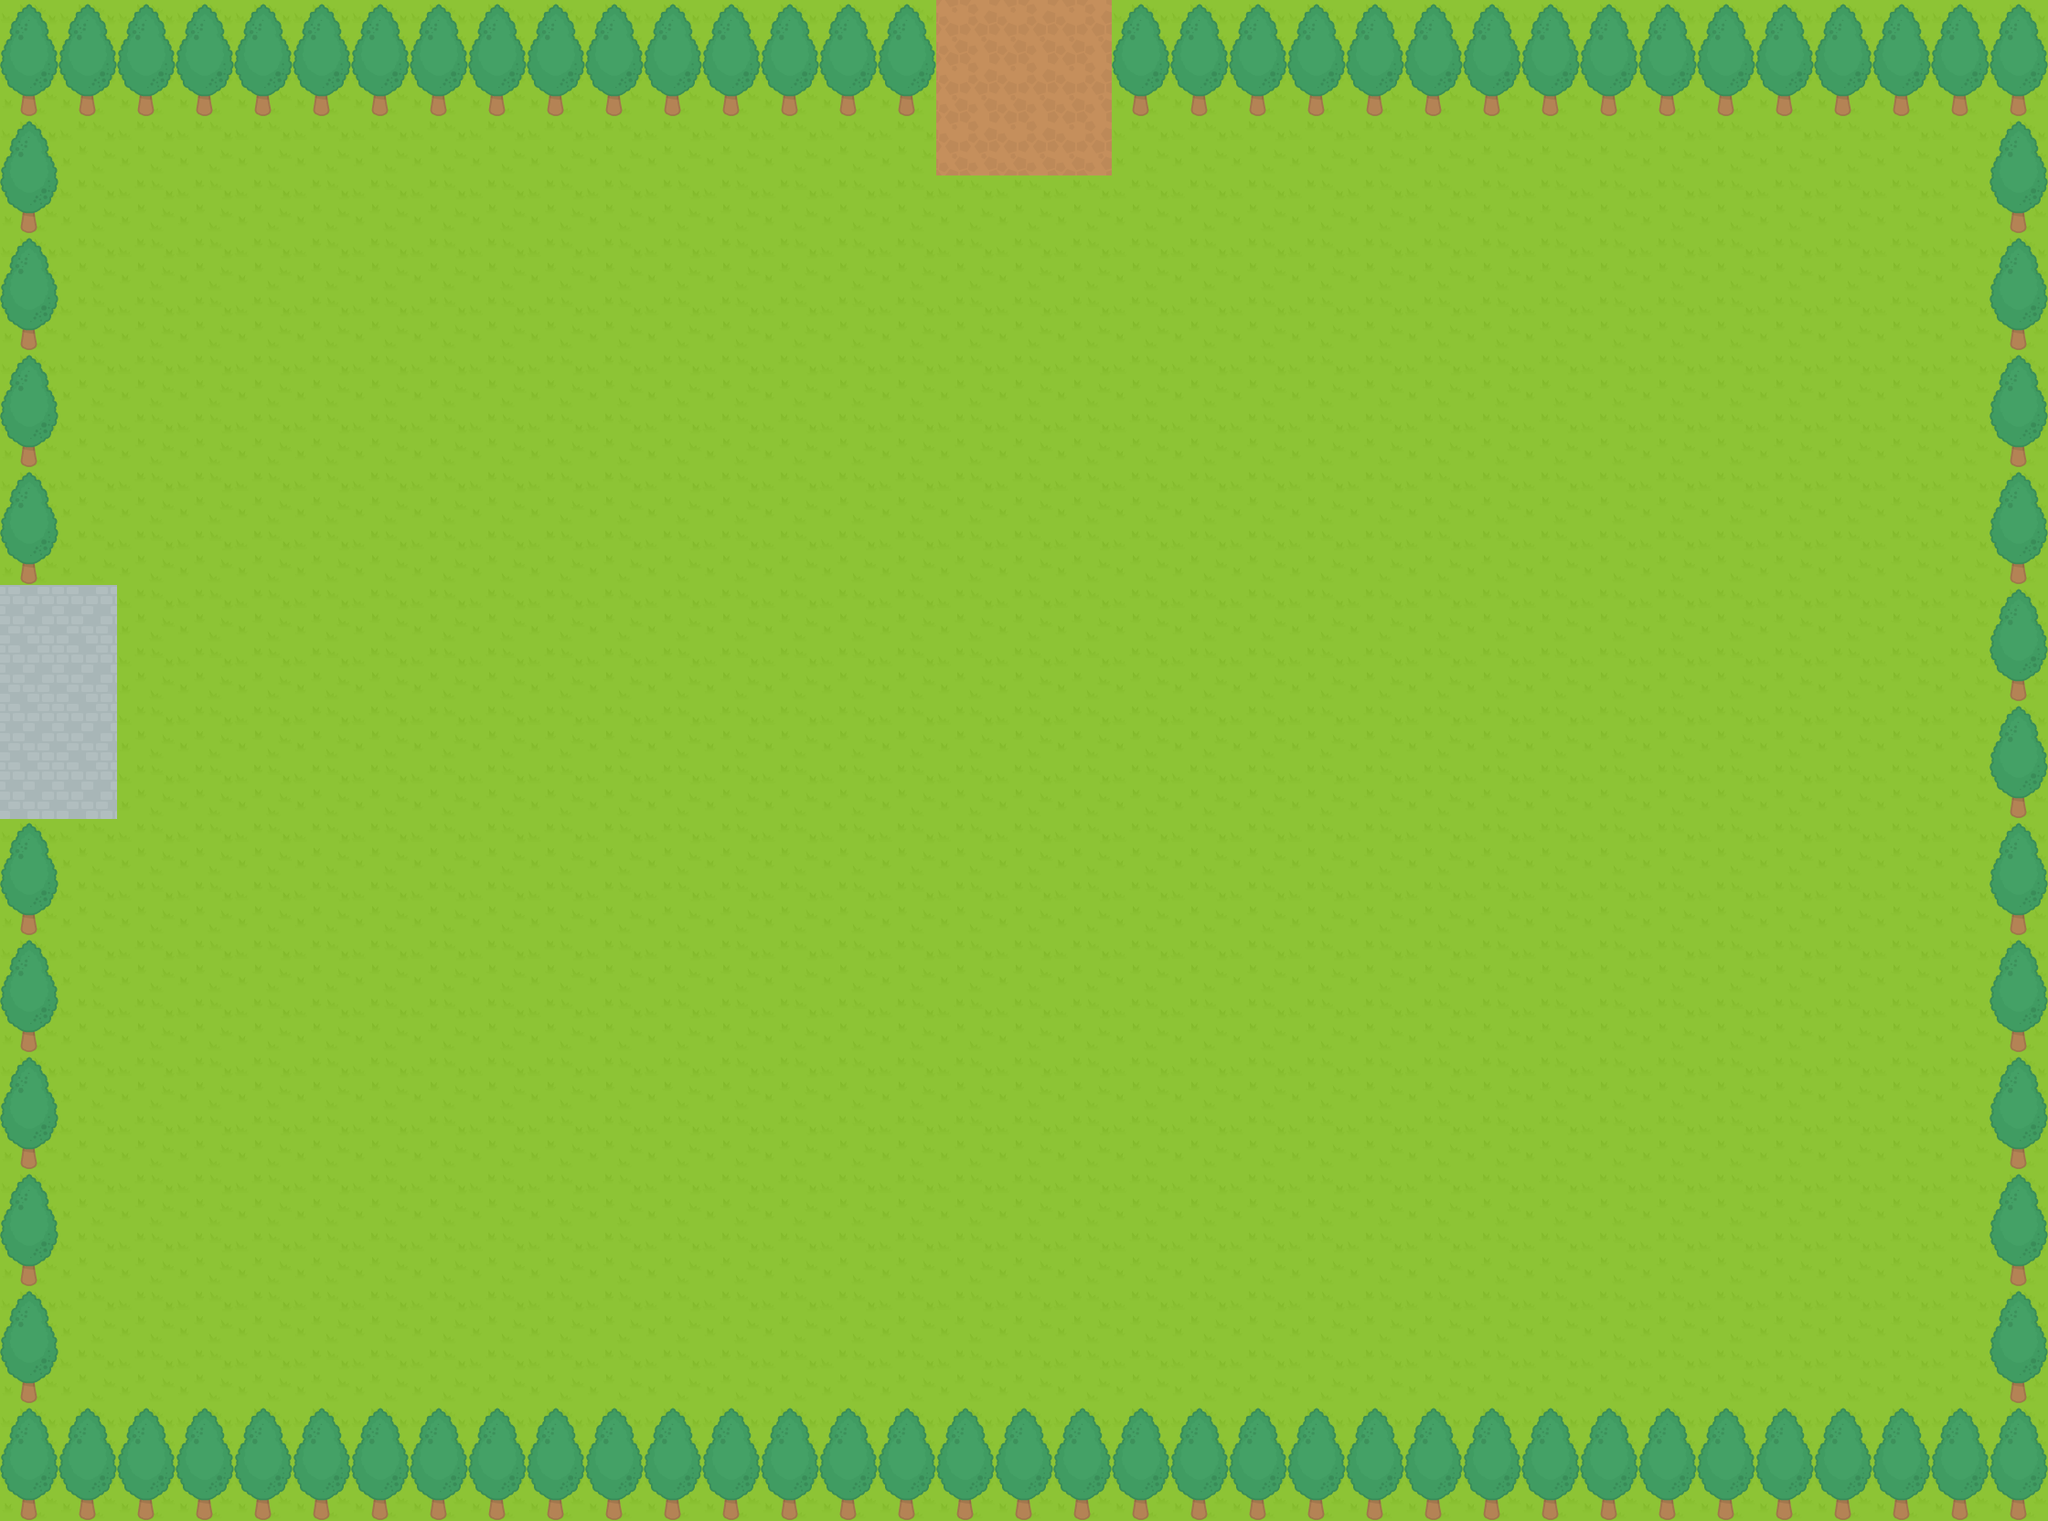

Tiled map render using the project's own tile images. Description and the whole map definition, tile-layer contents included, below:
An orthogonal 35x26 tile map with 64x64 px tiles, 2 tile layers (Basegreen, TreeLine) and 7 objects.

<map version="1.4" tiledversion="1.4.2" orientation="orthogonal" renderorder="right-down" width="35" height="26" tilewidth="64" tileheight="64" infinite="0" nextlayerid="7" nextobjectid="18">
 <tileset firstgid="1" name="rpgTiles" tilewidth="64" tileheight="64" tilecount="260" columns="20">
  <image source="rpgTiles.png" width="1280" height="832" />
 </tileset>
 <layer id="1" name="Basegreen" width="35" height="26">
  <data encoding="csv">
22,22,22,22,22,22,22,22,22,22,22,22,22,22,22,22,27,27,27,22,22,22,22,22,22,22,22,22,22,22,22,22,22,22,22,
22,22,22,22,22,22,22,22,22,22,22,22,22,22,22,22,27,27,27,22,22,22,22,22,22,22,22,22,22,22,22,22,22,22,22,
22,22,22,22,22,22,22,22,22,22,22,22,22,22,22,22,27,27,27,22,22,22,22,22,22,22,22,22,22,22,22,22,22,22,22,
22,22,22,22,22,22,22,22,22,22,22,22,22,22,22,22,22,22,22,22,22,22,22,22,22,22,22,22,22,22,22,22,22,22,22,
22,22,22,22,22,22,22,22,22,22,22,22,22,22,22,22,22,22,22,22,22,22,22,22,22,22,22,22,22,22,22,22,22,22,22,
22,22,22,22,22,22,22,22,22,22,22,22,22,22,22,22,22,22,22,22,22,22,22,22,22,22,22,22,22,22,22,22,22,22,22,
22,22,22,22,22,22,22,22,22,22,22,22,22,22,22,22,22,22,22,22,22,22,22,22,22,22,22,22,22,22,22,22,22,22,22,
22,22,22,22,22,22,22,22,22,22,22,22,22,22,22,22,22,22,22,22,22,22,22,22,22,22,22,22,22,22,22,22,22,22,22,
22,22,22,22,22,22,22,22,22,22,22,22,22,22,22,22,22,22,22,22,22,22,22,22,22,22,22,22,22,22,22,22,22,22,22,
22,22,22,22,22,22,22,22,22,22,22,22,22,22,22,22,22,22,22,22,22,22,22,22,22,22,22,22,22,22,22,22,22,22,22,
75,75,22,22,22,22,22,22,22,22,22,22,22,22,22,22,22,22,22,22,22,22,22,22,22,22,22,22,22,22,22,22,22,22,22,
75,75,22,22,22,22,22,22,22,22,22,22,22,22,22,22,22,22,22,22,22,22,22,22,22,22,22,22,22,22,22,22,22,22,22,
75,75,22,22,22,22,22,22,22,22,22,22,22,22,22,22,22,22,22,22,22,22,22,22,22,22,22,22,22,22,22,22,22,22,22,
75,75,22,22,22,22,22,22,22,22,22,22,22,22,22,22,22,22,22,22,22,22,22,22,22,22,22,22,22,22,22,22,22,22,22,
22,22,22,22,22,22,22,22,22,22,22,22,22,22,22,22,22,22,22,22,22,22,22,22,22,22,22,22,22,22,22,22,22,22,22,
22,22,22,22,22,22,22,22,22,22,22,22,22,22,22,22,22,22,22,22,22,22,22,22,22,22,22,22,22,22,22,22,22,22,22,
22,22,22,22,22,22,22,22,22,22,22,22,22,22,22,22,22,22,22,22,22,22,22,22,22,22,22,22,22,22,22,22,22,22,22,
22,22,22,22,22,22,22,22,22,22,22,22,22,22,22,22,22,22,22,22,22,22,22,22,22,22,22,22,22,22,22,22,22,22,22,
22,22,22,22,22,22,22,22,22,22,22,22,22,22,22,22,22,22,22,22,22,22,22,22,22,22,22,22,22,22,22,22,22,22,22,
22,22,22,22,22,22,22,22,22,22,22,22,22,22,22,22,22,22,22,22,22,22,22,22,22,22,22,22,22,22,22,22,22,22,22,
22,22,22,22,22,22,22,22,22,22,22,22,22,22,22,22,22,22,22,22,22,22,22,22,22,22,22,22,22,22,22,22,22,22,22,
22,22,22,22,22,22,22,22,22,22,22,22,22,22,22,22,22,22,22,22,22,22,22,22,22,22,22,22,22,22,22,22,22,22,22,
22,22,22,22,22,22,22,22,22,22,22,22,22,22,22,22,22,22,22,22,22,22,22,22,22,22,22,22,22,22,22,22,22,22,22,
22,22,22,22,22,22,22,22,22,22,22,22,22,22,22,22,22,22,22,22,22,22,22,22,22,22,22,22,22,22,22,22,22,22,22,
22,22,22,22,22,22,22,22,22,22,22,22,22,22,22,22,22,22,22,22,22,22,22,22,22,22,22,22,22,22,22,22,22,22,22,
22,22,22,22,22,22,22,22,22,22,22,22,22,22,22,22,22,22,22,22,22,22,22,22,22,22,22,22,22,22,22,22,22,22,22
</data>
 </layer>
 <layer id="5" name="TreeLine" width="35" height="26">
  <properties>
   <property name="Collison" type="bool" value="true" />
  </properties>
  <data encoding="csv">
205,205,205,205,205,205,205,205,205,205,205,205,205,205,205,205,0,0,0,205,205,205,205,205,205,205,205,205,205,205,205,205,205,205,205,
225,225,225,225,225,225,225,225,225,225,225,225,225,225,225,225,0,0,0,225,225,225,225,225,225,225,225,225,225,225,225,225,225,225,225,
205,0,0,0,0,0,0,0,0,0,0,0,0,0,0,0,0,0,0,0,0,0,0,0,0,0,0,0,0,0,0,0,0,0,205,
225,0,0,0,0,0,0,0,0,0,0,0,0,0,0,0,0,0,0,0,0,0,0,0,0,0,0,0,0,0,0,0,0,0,225,
205,0,0,0,0,0,0,0,0,0,0,0,0,0,0,0,0,0,0,0,0,0,0,0,0,0,0,0,0,0,0,0,0,0,205,
225,0,0,0,0,0,0,0,0,0,0,0,0,0,0,0,0,0,0,0,0,0,0,0,0,0,0,0,0,0,0,0,0,0,225,
205,0,0,0,0,0,0,0,0,0,0,0,0,0,0,0,0,0,0,0,0,0,0,0,0,0,0,0,0,0,0,0,0,0,205,
225,0,0,0,0,0,0,0,0,0,0,0,0,0,0,0,0,0,0,0,0,0,0,0,0,0,0,0,0,0,0,0,0,0,225,
205,0,0,0,0,0,0,0,0,0,0,0,0,0,0,0,0,0,0,0,0,0,0,0,0,0,0,0,0,0,0,0,0,0,205,
225,0,0,0,0,0,0,0,0,0,0,0,0,0,0,0,0,0,0,0,0,0,0,0,0,0,0,0,0,0,0,0,0,0,225,
0,0,0,0,0,0,0,0,0,0,0,0,0,0,0,0,0,0,0,0,0,0,0,0,0,0,0,0,0,0,0,0,0,0,205,
0,0,0,0,0,0,0,0,0,0,0,0,0,0,0,0,0,0,0,0,0,0,0,0,0,0,0,0,0,0,0,0,0,0,225,
0,0,0,0,0,0,0,0,0,0,0,0,0,0,0,0,0,0,0,0,0,0,0,0,0,0,0,0,0,0,0,0,0,0,205,
0,0,0,0,0,0,0,0,0,0,0,0,0,0,0,0,0,0,0,0,0,0,0,0,0,0,0,0,0,0,0,0,0,0,225,
205,0,0,0,0,0,0,0,0,0,0,0,0,0,0,0,0,0,0,0,0,0,0,0,0,0,0,0,0,0,0,0,0,0,205,
225,0,0,0,0,0,0,0,0,0,0,0,0,0,0,0,0,0,0,0,0,0,0,0,0,0,0,0,0,0,0,0,0,0,225,
205,0,0,0,0,0,0,0,0,0,0,0,0,0,0,0,0,0,0,0,0,0,0,0,0,0,0,0,0,0,0,0,0,0,205,
225,0,0,0,0,0,0,0,0,0,0,0,0,0,0,0,0,0,0,22,0,0,0,0,0,0,0,0,0,0,0,0,0,0,225,
205,0,0,0,0,0,0,0,0,0,0,0,0,0,0,0,0,0,0,0,0,0,0,0,0,0,0,0,0,0,0,0,0,0,205,
225,0,0,0,0,0,0,0,0,0,0,0,0,0,0,0,0,0,0,0,0,0,0,0,0,0,0,0,0,0,0,0,0,0,225,
205,0,0,0,0,0,0,0,0,0,0,0,0,0,0,0,0,0,0,0,0,0,0,0,0,0,0,0,0,0,0,0,22,22,205,
225,0,0,0,0,0,0,0,0,0,0,0,0,0,0,0,0,0,0,0,0,0,0,0,0,0,0,0,0,0,0,0,22,22,225,
205,22,22,22,22,22,22,22,22,22,22,0,0,0,0,0,0,0,0,0,0,0,0,0,0,0,0,0,0,0,0,0,0,22,205,
225,22,22,22,22,22,22,22,22,22,22,22,22,22,22,22,22,22,22,22,22,22,22,22,22,22,22,22,22,22,22,22,22,22,225,
205,205,205,205,205,205,205,205,205,205,205,205,205,205,205,205,205,205,205,205,205,205,205,205,205,205,205,205,205,205,205,205,205,205,205,
225,225,225,225,225,225,225,225,225,225,225,225,225,225,225,225,225,225,225,225,225,225,225,225,225,225,225,225,225,225,225,225,225,225,225
</data>
 </layer>
 <objectgroup id="6" name="Treeline">
  <properties>
   <property name="Passable" type="bool" value="false" />
  </properties>
 </objectgroup>
 <objectgroup id="2" name="Monsters">
  <object id="1" x="1602" y="253" width="68" height="69.097">
   <properties>
    <property name="Type" value="Eye" />
   </properties>
  </object>
  <object id="4" x="957.259" y="387.922" width="69.741" height="59.078">
   <properties>
    <property name="Type" value="Snake" />
   </properties>
  </object>
  <object id="5" x="890" y="1220" width="70" height="65.097">
   <properties>
    <property name="Type" value="Snake" />
   </properties>
  </object>
 </objectgroup>
 <objectgroup id="3" name="obstacles">
  <object id="10" x="1920" y="766" width="64" height="62">
   <properties>
    <property name="Type" value="Tree" />
   </properties>
  </object>
  <object id="12" x="1919" y="1155" width="60" height="64">
   <properties>
    <property name="Type" value="Tree" />
   </properties>
  </object>
  <object id="13" x="1401" y="1023" width="70" height="68">
   <properties>
    <property name="Type" value="Tree" />
   </properties>
  </object>
  <object id="17" x="0" y="640" width="53" height="255">
   <properties>
    <property name="SceneChange" type="bool" value="true" />
   </properties>
  </object>
 </objectgroup>
</map>
